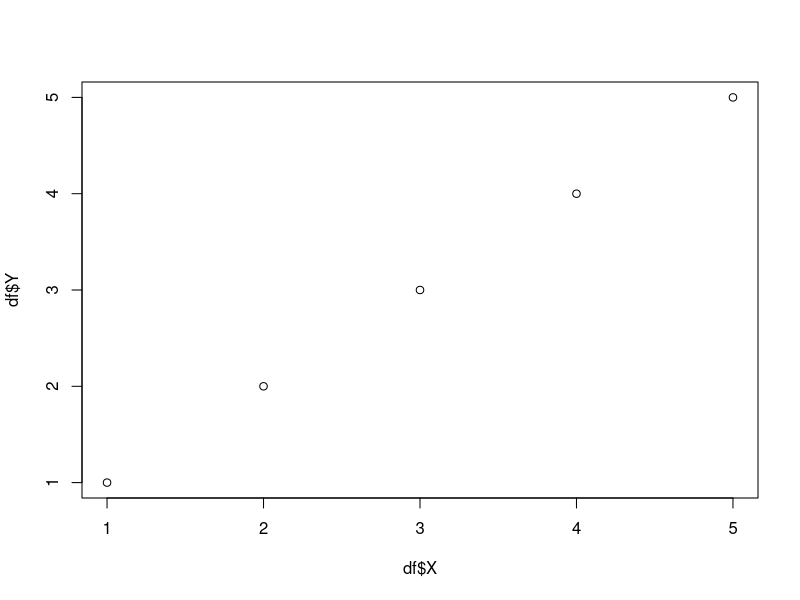

Write R code to recreate this figure.
## ---- chunk 1
df <- data.frame(X = 1:5, Y = 1:5)
plot(df$X, df$Y)
